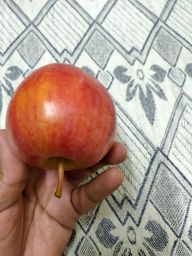
#> input picture dataset/Good Quality_Fruits/Apple_Good/IMG20200728174055.jpg, 192 x 256 px, found by its file name; its folder holds 3 pictures in this run
$ python train_svm.py
#> lines starting #> are read from the running program, lines starting #| are printed output that depends on the picture
"""
SVM Training Script
-------------------
Trains an SVM model for fruit quality classification.
Usage: python -m src.training.train_svm [--data_dir data] [--output_dir experiments]
"""

import os
import sys
import argparse
import json
import warnings
import numpy as np
import cv2
import matplotlib
matplotlib.use("Agg")
import matplotlib.pyplot as plt
from sklearn.model_selection import train_test_split, GridSearchCV
from sklearn.svm import SVC
from sklearn.preprocessing import StandardScaler, LabelEncoder
from sklearn.metrics import (accuracy_score, precision_score, recall_score,
                             f1_score, confusion_matrix, classification_report)
from skimage.feature import hog
import joblib

warnings.filterwarnings("ignore")

sys.path.append(os.path.join(os.path.dirname(__file__), ".."))

RANDOM_SEED = 42
np.random.seed(RANDOM_SEED)

CLASS_MAPPING = {
    "Good Quality_Fruits": "Excellent Quality (Class A)",
    "Regular Quality_Fruits": "Good Quality (Class B)",
    "Bad Quality_Fruits": "Defective Quality (Class C)",
}
CLASS_SHORT = {
    "Excellent Quality (Class A)": "Excellent",
    "Good Quality (Class B)": "Good",
    "Defective Quality (Class C)": "Defective",
}
CLASSES = list(CLASS_SHORT.values())
N_CLASSES = len(CLASSES)


def parse_args():
    parser = argparse.ArgumentParser(description="Train SVM fruit quality classifier")
    parser.add_argument("--data_dir", type=str, default="dataset_processed",
                        help="Root data directory containing train and test folders")
    parser.add_argument("--output_dir", type=str, default="experiments")
    parser.add_argument("--test_size", type=float, default=0.2)
    return parser.parse_args()


def load_dataset(data_dir):
#> called with data_dir = 'dataset_processed/train'
    images, labels, filenames = [], [], []
    valid_ext = (".jpg", ".jpeg", ".png", ".bmp", ".webp")

    for quality_folder, class_name in CLASS_MAPPING.items():
        quality_path = os.path.join(data_dir, quality_folder)
        if not os.path.isdir(quality_path):
            print(f"  [WARN] Folder not found: {quality_path}")
            continue

        fruit_folders = [d for d in os.listdir(quality_path)
                         if os.path.isdir(os.path.join(quality_path, d))]
        for fruit_folder in fruit_folders:
            fruit_path = os.path.join(quality_path, fruit_folder)
            for fname in os.listdir(fruit_path):
                if fname.lower().endswith(valid_ext):
                    path = os.path.join(fruit_path, fname)
                    img = cv2.imread(path)
#> img is the input picture: shape (256, 192, 3); mean B, G, R 139.7, 151.5, 173.5
                    if img is None:
                        continue
                    img_rgb = cv2.cvtColor(img, cv2.COLOR_BGR2RGB)
                    images.append(img_rgb)
                    labels.append(CLASS_SHORT[class_name])
                    filenames.append(path)

    X = images
    y = np.array(labels)
    print(f"\nLoaded {len(X)} images across {len(np.unique(y))} classes")
    for cls in CLASSES:
        print(f"  {cls}: {np.sum(y == cls)}")
    return X, y, filenames


def extract_features(X_rgb):
    print("\nExtracting features for SVM...")
    features = []
    for i, img in enumerate(X_rgb):
        img_np = np.asarray(img, dtype=np.uint8)
        gray = cv2.cvtColor(img_np, cv2.COLOR_RGB2GRAY)
        gray = cv2.resize(gray, (128, 128))

        # HOG features
        hog_feat = hog(gray, pixels_per_cell=(16, 16), cells_per_block=(2, 2),
                       feature_vector=True)

        # Color histogram features (RGB)
        hist_r = cv2.calcHist([img], [0], None, [32], [0, 256]).flatten()
        hist_g = cv2.calcHist([img], [1], None, [32], [0, 256]).flatten()
        hist_b = cv2.calcHist([img], [2], None, [32], [0, 256]).flatten()
        hist_feat = np.concatenate([hist_r, hist_g, hist_b])

        # Statistical features (mean, std per channel)
        stats = np.array([img[:,:,c].mean() for c in range(3)] +
                         [img[:,:,c].std() for c in range(3)])

        feat = np.concatenate([hog_feat / (hog_feat.max() + 1e-8),
                               hist_feat / (hist_feat.sum() + 1e-8),
                               stats / 255.0])
        features.append(feat)

        if (i + 1) % 50 == 0:
            print(f"  Extracted {i+1}/{len(X_rgb)}")
#> this loop made 4 passes
#> pass 1, in extract_features, `gray = cv2.cvtColor(img_np, cv2.COLOR_RGB2GRAY)`:
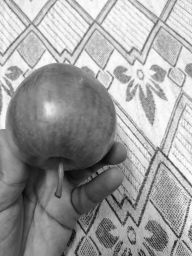
#> gray: shape (256, 192); min 6, max 254, mean 156.7
#> pass 1, in extract_features, `gray = cv2.resize(gray, (128, 128))`:
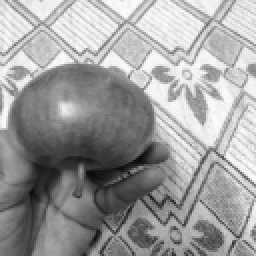
#> gray: shape (128, 128) (shown 2 times larger); min 9, max 253, mean 156.7
#> pass 2, in extract_features, `gray = cv2.cvtColor(img_np, cv2.COLOR_RGB2GRAY)`:
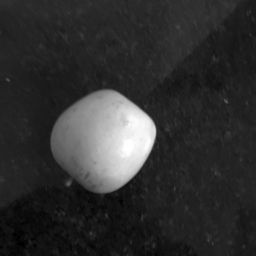
#> gray: shape (256, 256); min 0, max 255, mean 47.9
#> after the loop:
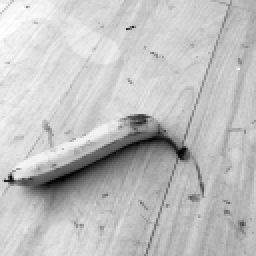
#> gray: shape (128, 128) (shown 2 times larger); min 1, max 255, mean 192.4
#> after the loop:
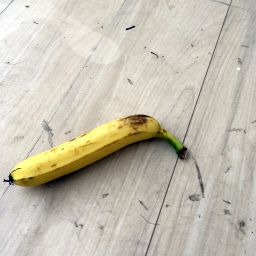
#> img_np: shape (256, 256, 3); mean R, G, B 198.3, 192.2, 177.7

    return np.array(features, dtype=np.float32)


def plot_confusion_matrix(cm, output_dir):
    plt.figure(figsize=(6, 5))
    cm_arr = np.array(cm)
    im = plt.imshow(cm_arr, cmap="Blues", interpolation="nearest")
    plt.title("SVM Confusion Matrix", fontsize=12, fontweight="bold")
    plt.xlabel("Predicted")
    plt.ylabel("True")
    tick_marks = np.arange(N_CLASSES)
    plt.xticks(tick_marks, CLASSES, rotation=45)
    plt.yticks(tick_marks, CLASSES)
    thresh = cm_arr.max() / 2.0
    for i in range(N_CLASSES):
        for j in range(N_CLASSES):
            color = "white" if cm_arr[i, j] > thresh else "black"
            plt.text(j, i, int(cm_arr[i, j]), ha="center", va="center",
                     color=color, fontsize=10)
    plt.colorbar(im)
    plt.tight_layout()
    plt.savefig(os.path.join(output_dir, "results", "svm_confusion_matrix.png"),
                dpi=150, bbox_inches="tight")
    plt.close()


def main():
    args = parse_args()
    print("="*60)
    print("  TRAINING SVM CLASSIFIER")
    print("="*60)

    os.makedirs(os.path.join(args.output_dir, "checkpoints"), exist_ok=True)
    os.makedirs(os.path.join(args.output_dir, "results"), exist_ok=True)

    # 1. Load datasets (train and test)
    train_dir = os.path.join(args.data_dir, "train")
    test_dir = os.path.join(args.data_dir, "test")

    print(f"Loading training data from: {train_dir}")
    X_train_rgb, y_train_raw, _ = load_dataset(train_dir)
    print(f"Loading test data from: {test_dir}")
    X_test_rgb, y_test_raw, _ = load_dataset(test_dir)

    if len(X_train_rgb) == 0 or len(X_test_rgb) == 0:
        print("\nERROR: No images found. Check data directory.")
        return

    # 2. Extract features
    X_train_feat = extract_features(X_train_rgb)
    X_test_feat = extract_features(X_test_rgb)
#> the loop in extract_features (call 2), `for i, img in enumerate(X_rgb):` made 4 passes
#> pass 3, in extract_features (call 2), `img_np = np.asarray(img, dtype=np.uint8)`:
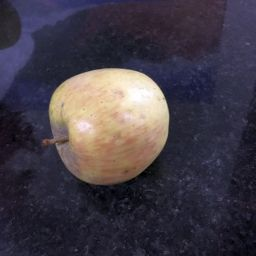
#> img_np: shape (256, 256, 3); mean R, G, B 67, 60.6, 70.8
#> pass 3, in extract_features (call 2), `gray = cv2.cvtColor(img_np, cv2.COLOR_RGB2GRAY)`:
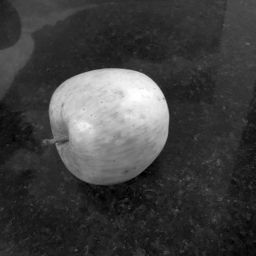
#> gray: shape (256, 256); min 0, max 255, mean 63.7

    # 3. Scale features and encode labels
    scaler = StandardScaler()
    X_train = scaler.fit_transform(X_train_feat)
    X_test = scaler.transform(X_test_feat)
    joblib.dump(scaler, os.path.join(args.output_dir, "checkpoints", "scaler.pkl"))

    le = LabelEncoder()
    y_train = le.fit_transform(y_train_raw)
    y_test = le.transform(y_test_raw)
    joblib.dump(le, os.path.join(args.output_dir, "checkpoints", "label_encoder.pkl"))

    # 5. Train SVM model with GridSearchCV
    print("\nTraining SVM with Hyperparameter Tuning...")
    svm_params = {"C": [0.1, 1, 10], "gamma": ["scale", "auto"], "kernel": ["rbf"]}
    svm_grid = GridSearchCV(SVC(random_state=RANDOM_SEED, probability=True),
                            svm_params, cv=3, scoring="accuracy", verbose=1)
#> (the run stopped early here; a loop or call above may not have finished)
